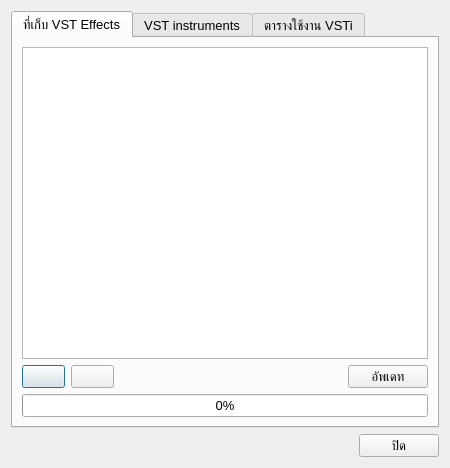
<?xml version="1.0" encoding="UTF-8"?>
<ui version="4.0">
 <class>VSTDirsDialog</class>
 <widget class="QDialog" name="VSTDirsDialog">
  <property name="geometry">
   <rect>
    <x>0</x>
    <y>0</y>
    <width>450</width>
    <height>468</height>
   </rect>
  </property>
  <property name="minimumSize">
   <size>
    <width>450</width>
    <height>0</height>
   </size>
  </property>
  <property name="font">
   <font>
    <pointsize>10</pointsize>
   </font>
  </property>
  <property name="windowTitle">
   <string>VST Effects &amp; VST instruments</string>
  </property>
  <property name="locale">
   <locale language="English" country="UnitedStates"/>
  </property>
  <layout class="QVBoxLayout" name="verticalLayout_8">
   <item>
    <widget class="QTabWidget" name="tabWidget">
     <property name="currentIndex">
      <number>0</number>
     </property>
     <widget class="QWidget" name="tab">
      <attribute name="title">
       <string>ที่เก็บ VST Effects</string>
      </attribute>
      <layout class="QVBoxLayout" name="verticalLayout">
       <item>
        <widget class="QListWidget" name="list"/>
       </item>
       <item>
        <layout class="QHBoxLayout" name="horizontalLayout_2">
         <item>
          <widget class="QPushButton" name="btnAdd">
           <property name="text">
            <string/>
           </property>
           <property name="icon">
            <iconset resource="../icons.qrc">
             <normaloff>:/Icons/add.png</normaloff>:/Icons/add.png</iconset>
           </property>
          </widget>
         </item>
         <item>
          <widget class="QPushButton" name="btnRemove">
           <property name="text">
            <string/>
           </property>
           <property name="icon">
            <iconset resource="../icons.qrc">
             <normaloff>:/Icons/remove.png</normaloff>:/Icons/remove.png</iconset>
           </property>
          </widget>
         </item>
         <item>
          <spacer name="horizontalSpacer_2">
           <property name="orientation">
            <enum>Qt::Horizontal</enum>
           </property>
           <property name="sizeHint" stdset="0">
            <size>
             <width>40</width>
             <height>20</height>
            </size>
           </property>
          </spacer>
         </item>
         <item>
          <widget class="QLabel" name="lbVSTName">
           <property name="text">
            <string/>
           </property>
          </widget>
         </item>
         <item>
          <widget class="QPushButton" name="btnUpdate">
           <property name="text">
            <string>อัพเดท</string>
           </property>
          </widget>
         </item>
        </layout>
       </item>
       <item>
        <widget class="QProgressBar" name="progressBar">
         <property name="value">
          <number>0</number>
         </property>
         <property name="alignment">
          <set>Qt::AlignCenter</set>
         </property>
        </widget>
       </item>
      </layout>
     </widget>
     <widget class="QWidget" name="tab_2">
      <attribute name="title">
       <string>VST instruments</string>
      </attribute>
      <layout class="QVBoxLayout" name="verticalLayout_6">
       <item>
        <widget class="QGroupBox" name="groupBox">
         <property name="title">
          <string>VST instruments 1</string>
         </property>
         <layout class="QVBoxLayout" name="verticalLayout_2">
          <item>
           <layout class="QHBoxLayout" name="horizontalLayout">
            <item>
             <layout class="QFormLayout" name="formLayout">
              <item row="0" column="0">
               <widget class="QLabel" name="label">
                <property name="text">
                 <string>ชื่อ :</string>
                </property>
               </widget>
              </item>
              <item row="0" column="1">
               <widget class="QLabel" name="lbVSTiName1">
                <property name="text">
                 <string/>
                </property>
               </widget>
              </item>
             </layout>
            </item>
            <item>
             <layout class="QFormLayout" name="formLayout_2">
              <item row="0" column="0">
               <widget class="QLabel" name="label_2">
                <property name="text">
                 <string>ผู้ผลิต :</string>
                </property>
               </widget>
              </item>
              <item row="0" column="1">
               <widget class="QLabel" name="lbVSTiVendor1">
                <property name="text">
                 <string/>
                </property>
               </widget>
              </item>
             </layout>
            </item>
           </layout>
          </item>
          <item>
           <layout class="QHBoxLayout" name="horizontalLayout_4">
            <item>
             <widget class="QLineEdit" name="leVSTiPath1">
              <property name="readOnly">
               <bool>true</bool>
              </property>
             </widget>
            </item>
            <item>
             <widget class="QPushButton" name="btnVSTi1">
              <property name="minimumSize">
               <size>
                <width>32</width>
                <height>0</height>
               </size>
              </property>
              <property name="maximumSize">
               <size>
                <width>36</width>
                <height>16777215</height>
               </size>
              </property>
              <property name="text">
               <string>...</string>
              </property>
             </widget>
            </item>
            <item>
             <widget class="QPushButton" name="btnVSTiRemove1">
              <property name="enabled">
               <bool>false</bool>
              </property>
              <property name="minimumSize">
               <size>
                <width>32</width>
                <height>0</height>
               </size>
              </property>
              <property name="maximumSize">
               <size>
                <width>36</width>
                <height>16777215</height>
               </size>
              </property>
              <property name="text">
               <string/>
              </property>
              <property name="icon">
               <iconset resource="../icons.qrc">
                <normaloff>:/Icons/delete.png</normaloff>:/Icons/delete.png</iconset>
              </property>
             </widget>
            </item>
           </layout>
          </item>
         </layout>
        </widget>
       </item>
       <item>
        <widget class="QGroupBox" name="groupBox_2">
         <property name="title">
          <string>VST instruments 2</string>
         </property>
         <layout class="QVBoxLayout" name="verticalLayout_3">
          <item>
           <layout class="QHBoxLayout" name="horizontalLayout_5">
            <item>
             <layout class="QFormLayout" name="formLayout_3">
              <item row="0" column="0">
               <widget class="QLabel" name="label_3">
                <property name="text">
                 <string>ชื่อ :</string>
                </property>
               </widget>
              </item>
              <item row="0" column="1">
               <widget class="QLabel" name="lbVSTiName2">
                <property name="text">
                 <string/>
                </property>
               </widget>
              </item>
             </layout>
            </item>
            <item>
             <layout class="QFormLayout" name="formLayout_4">
              <item row="0" column="0">
               <widget class="QLabel" name="label_4">
                <property name="text">
                 <string>ผู้ผลิต :</string>
                </property>
               </widget>
              </item>
              <item row="0" column="1">
               <widget class="QLabel" name="lbVSTiVendor2">
                <property name="text">
                 <string/>
                </property>
               </widget>
              </item>
             </layout>
            </item>
           </layout>
          </item>
          <item>
           <layout class="QHBoxLayout" name="horizontalLayout_6">
            <item>
             <widget class="QLineEdit" name="leVSTiPath2">
              <property name="readOnly">
               <bool>true</bool>
              </property>
             </widget>
            </item>
            <item>
             <widget class="QPushButton" name="btnVSTi2">
              <property name="minimumSize">
               <size>
                <width>32</width>
                <height>0</height>
               </size>
              </property>
              <property name="maximumSize">
               <size>
                <width>36</width>
                <height>16777215</height>
               </size>
              </property>
              <property name="text">
               <string>...</string>
              </property>
             </widget>
            </item>
            <item>
             <widget class="QPushButton" name="btnVSTiRemove2">
              <property name="enabled">
               <bool>false</bool>
              </property>
              <property name="minimumSize">
               <size>
                <width>32</width>
                <height>0</height>
               </size>
              </property>
              <property name="maximumSize">
               <size>
                <width>36</width>
                <height>16777215</height>
               </size>
              </property>
              <property name="text">
               <string/>
              </property>
              <property name="icon">
               <iconset resource="../icons.qrc">
                <normaloff>:/Icons/delete.png</normaloff>:/Icons/delete.png</iconset>
              </property>
             </widget>
            </item>
           </layout>
          </item>
         </layout>
        </widget>
       </item>
       <item>
        <widget class="QGroupBox" name="groupBox_3">
         <property name="title">
          <string>VST instruments 3</string>
         </property>
         <layout class="QVBoxLayout" name="verticalLayout_4">
          <item>
           <layout class="QHBoxLayout" name="horizontalLayout_7">
            <item>
             <layout class="QFormLayout" name="formLayout_5">
              <item row="0" column="0">
               <widget class="QLabel" name="label_5">
                <property name="text">
                 <string>ชื่อ :</string>
                </property>
               </widget>
              </item>
              <item row="0" column="1">
               <widget class="QLabel" name="lbVSTiName3">
                <property name="text">
                 <string/>
                </property>
               </widget>
              </item>
             </layout>
            </item>
            <item>
             <layout class="QFormLayout" name="formLayout_6">
              <item row="0" column="0">
               <widget class="QLabel" name="label_6">
                <property name="text">
                 <string>ผู้ผลิต :</string>
                </property>
               </widget>
              </item>
              <item row="0" column="1">
               <widget class="QLabel" name="lbVSTiVendor3">
                <property name="text">
                 <string/>
                </property>
               </widget>
              </item>
             </layout>
            </item>
           </layout>
          </item>
          <item>
           <layout class="QHBoxLayout" name="horizontalLayout_8">
            <item>
             <widget class="QLineEdit" name="leVSTiPath3">
              <property name="readOnly">
               <bool>true</bool>
              </property>
             </widget>
            </item>
            <item>
             <widget class="QPushButton" name="btnVSTi3">
              <property name="minimumSize">
               <size>
                <width>32</width>
                <height>0</height>
               </size>
              </property>
              <property name="maximumSize">
               <size>
                <width>36</width>
                <height>16777215</height>
               </size>
              </property>
              <property name="text">
               <string>...</string>
              </property>
             </widget>
            </item>
            <item>
             <widget class="QPushButton" name="btnVSTiRemove3">
              <property name="enabled">
               <bool>false</bool>
              </property>
              <property name="minimumSize">
               <size>
                <width>32</width>
                <height>0</height>
               </size>
              </property>
              <property name="maximumSize">
               <size>
                <width>36</width>
                <height>16777215</height>
               </size>
              </property>
              <property name="text">
               <string/>
              </property>
              <property name="icon">
               <iconset resource="../icons.qrc">
                <normaloff>:/Icons/delete.png</normaloff>:/Icons/delete.png</iconset>
              </property>
             </widget>
            </item>
           </layout>
          </item>
         </layout>
        </widget>
       </item>
       <item>
        <widget class="QGroupBox" name="groupBox_4">
         <property name="title">
          <string>VST instruments 4</string>
         </property>
         <layout class="QVBoxLayout" name="verticalLayout_5">
          <item>
           <layout class="QHBoxLayout" name="horizontalLayout_9">
            <item>
             <layout class="QFormLayout" name="formLayout_7">
              <item row="0" column="0">
               <widget class="QLabel" name="label_7">
                <property name="text">
                 <string>ชื่อ :</string>
                </property>
               </widget>
              </item>
              <item row="0" column="1">
               <widget class="QLabel" name="lbVSTiName4">
                <property name="text">
                 <string/>
                </property>
               </widget>
              </item>
             </layout>
            </item>
            <item>
             <layout class="QFormLayout" name="formLayout_8">
              <item row="0" column="0">
               <widget class="QLabel" name="label_8">
                <property name="text">
                 <string>ผู้ผลิต :</string>
                </property>
               </widget>
              </item>
              <item row="0" column="1">
               <widget class="QLabel" name="lbVSTiVendor4">
                <property name="text">
                 <string/>
                </property>
               </widget>
              </item>
             </layout>
            </item>
           </layout>
          </item>
          <item>
           <layout class="QHBoxLayout" name="horizontalLayout_10">
            <item>
             <widget class="QLineEdit" name="leVSTiPath4">
              <property name="readOnly">
               <bool>true</bool>
              </property>
             </widget>
            </item>
            <item>
             <widget class="QPushButton" name="btnVSTi4">
              <property name="minimumSize">
               <size>
                <width>32</width>
                <height>0</height>
               </size>
              </property>
              <property name="maximumSize">
               <size>
                <width>36</width>
                <height>16777215</height>
               </size>
              </property>
              <property name="text">
               <string>...</string>
              </property>
             </widget>
            </item>
            <item>
             <widget class="QPushButton" name="btnVSTiRemove4">
              <property name="enabled">
               <bool>false</bool>
              </property>
              <property name="minimumSize">
               <size>
                <width>32</width>
                <height>0</height>
               </size>
              </property>
              <property name="maximumSize">
               <size>
                <width>36</width>
                <height>16777215</height>
               </size>
              </property>
              <property name="text">
               <string/>
              </property>
              <property name="icon">
               <iconset resource="../icons.qrc">
                <normaloff>:/Icons/delete.png</normaloff>:/Icons/delete.png</iconset>
              </property>
             </widget>
            </item>
           </layout>
          </item>
         </layout>
        </widget>
       </item>
      </layout>
     </widget>
     <widget class="QWidget" name="tab_3">
      <attribute name="title">
       <string>ตารางใช้งาน VSTi</string>
      </attribute>
      <layout class="QVBoxLayout" name="verticalLayout_7">
       <item>
        <widget class="QTableWidget" name="tableVSTiUsed">
         <property name="contextMenuPolicy">
          <enum>Qt::CustomContextMenu</enum>
         </property>
         <property name="editTriggers">
          <set>QAbstractItemView::NoEditTriggers</set>
         </property>
         <property name="selectionBehavior">
          <enum>QAbstractItemView::SelectRows</enum>
         </property>
         <attribute name="verticalHeaderDefaultSectionSize">
          <number>23</number>
         </attribute>
         <column>
          <property name="text">
           <string>ชิ้นดนตรี้</string>
          </property>
         </column>
         <column>
          <property name="text">
           <string>VST instruments</string>
          </property>
         </column>
        </widget>
       </item>
      </layout>
     </widget>
    </widget>
   </item>
   <item>
    <layout class="QHBoxLayout" name="horizontalLayout_3">
     <item>
      <spacer name="horizontalSpacer_3">
       <property name="orientation">
        <enum>Qt::Horizontal</enum>
       </property>
       <property name="sizeHint" stdset="0">
        <size>
         <width>40</width>
         <height>20</height>
        </size>
       </property>
      </spacer>
     </item>
     <item>
      <widget class="QPushButton" name="btnClose">
       <property name="text">
        <string>ปิด</string>
       </property>
      </widget>
     </item>
    </layout>
   </item>
  </layout>
 </widget>
 <resources>
  <include location="../icons.qrc"/>
 </resources>
 <connections/>
</ui>
